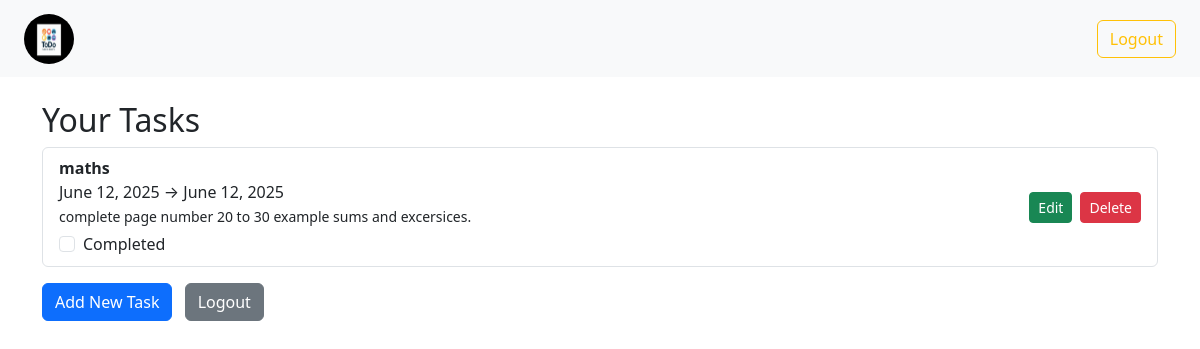
Before: /tasks/ (signed in) with the older database file.
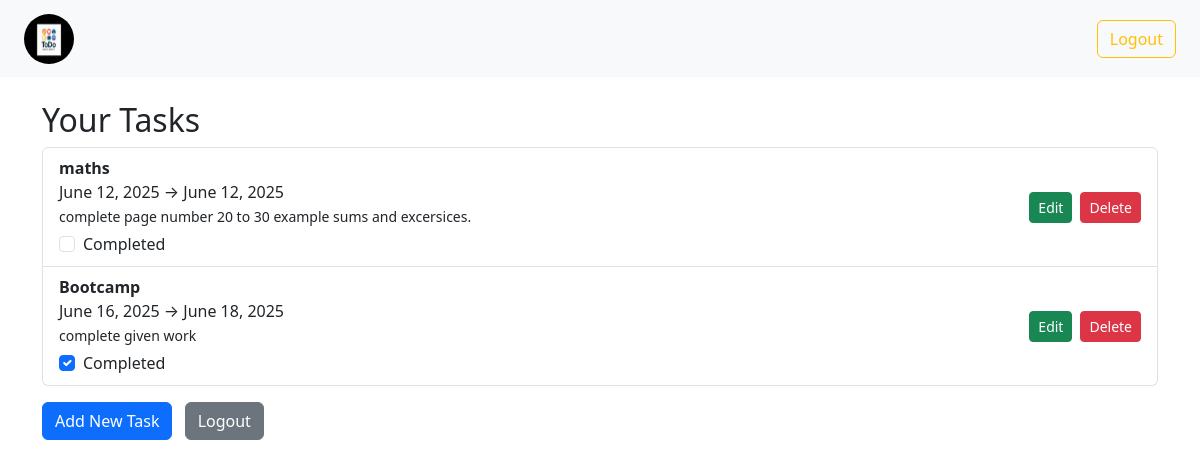
After: the same page with the newer database file.
### todoapp/models.py (models this page shows, shortened)
class Task(models.Model):
    user=models.ForeignKey(User,on_delete=models.CASCADE)
    title=models.CharField(max_length=200)
    description=models.TextField(blank=True)
    start_date=models.DateField()
    end_date=models.DateField()
    completed=models.BooleanField(default=False)
    created_at=models.DateTimeField(auto_now_add=True)

### todoapp/views.py (the view)
# urls.py: path('tasks/',v.task_list,name='task_list'),
@login_required
def task_list(request):
    tasks = Task.objects.filter(user=request.user)
    return render(request, 'todoapp/task_list.html', {'tasks': tasks})

### todoapp/templates/todoapp/task_list.html (shortened to what this page needs)
{% extends 'todoapp/base.html' %}
{% block content %}
<h2>Your Tasks</h2>
<ul class="list-group">
    {% for task in tasks %}
    <li class="list-group-item">
        <form method="post" action="{% url 'update_task' task.id %}" class="d-flex flex-column flex-md-row justify-content-between align-items-md-center gap-3">
            <div class="flex-fill">
                <strong>{{ task.title }}</strong><br>
                {{ task.start_date }} →
                {{ task.end_date}}
                <br>
                <small>{{ task.description }}</small><br>
                <div class="form-check mt-1">
                    <input class="form-check-input" type="checkbox" name="completed" id="completed-{{ task.id }}" {% if task.completed %}checked{% endif %}>
                    <label class="form-check-label" for="completed-{{ task.id }}">
                        Completed
                    </label>
                </div>
            </div>
            <div class="d-flex gap-2">
                <button type="submit" class="btn btn-sm btn-success">Edit</button>
                <a href="{% url 'delete_task' task.id %}" class="btn btn-sm btn-danger">Delete</a>
            </div>
        </form>
    </li>
    {% empty %}
    <li class="list-group-item text-muted">No tasks for this day.</li>
    {% endfor %}
</ul>
<div class="mt-3">
    <a href="{% url 'add_task' %}" class="btn btn-primary">Add New Task</a>
    <a href="{% url 'logout' %}" class="btn btn-secondary ms-2">Logout</a>
</div>
{% endblock %}

### todoapp/templates/todoapp/base.html (shortened to what this page needs)
{%load static%}
<!DOCTYPE html>
<html lang="en">
<head>
    <link rel="stylesheet" href="{% static 'todoapp/css/style.css' %}">
    <link href="https://cdn.jsdelivr.net/npm/bootstrap@5.3.0/dist/css/bootstrap.min.css" rel="stylesheet">
</head>
<body>
<nav class="navbar navbar-expand-lg navbar-dark bg-light px-4">
    <a class="navbar-brand" href="{% url 'task_list' %}">
        <img src="{% static 'todoapp/css/todo.jpg'%}" alt="Logo" width="50" height="50" class="d-inline-block align-text-top me-2 rounded-circle"></a>
    <div class="ms-auto">
        {% if user.is_authenticated %}
            <a class="btn btn-outline-light me-2" href="{% url 'add_task' %}">Add Task</a>
            <a class="btn btn-outline-warning" href="{% url 'logout' %}">Logout</a>
        {% else %}
            <a class="btn btn-outline-primary me-2" href="{% url 'login' %}">Login</a>
        {% endif %}
    </div>
</nav>
<div class="container mt-4">
    {% block content %}{% endblock %}
</div>
</body>
</html>

### todoapp/static/todoapp/css/style.css (style rules this page uses)
body { background-color: white; }
h2 { margin-bottom: 20px; }

Changed rows visible on the page:
added Task: title "Bootcamp", start_date "June 16, 2025", end_date "June 18, 2025", description "complete given work", completed "☑"
